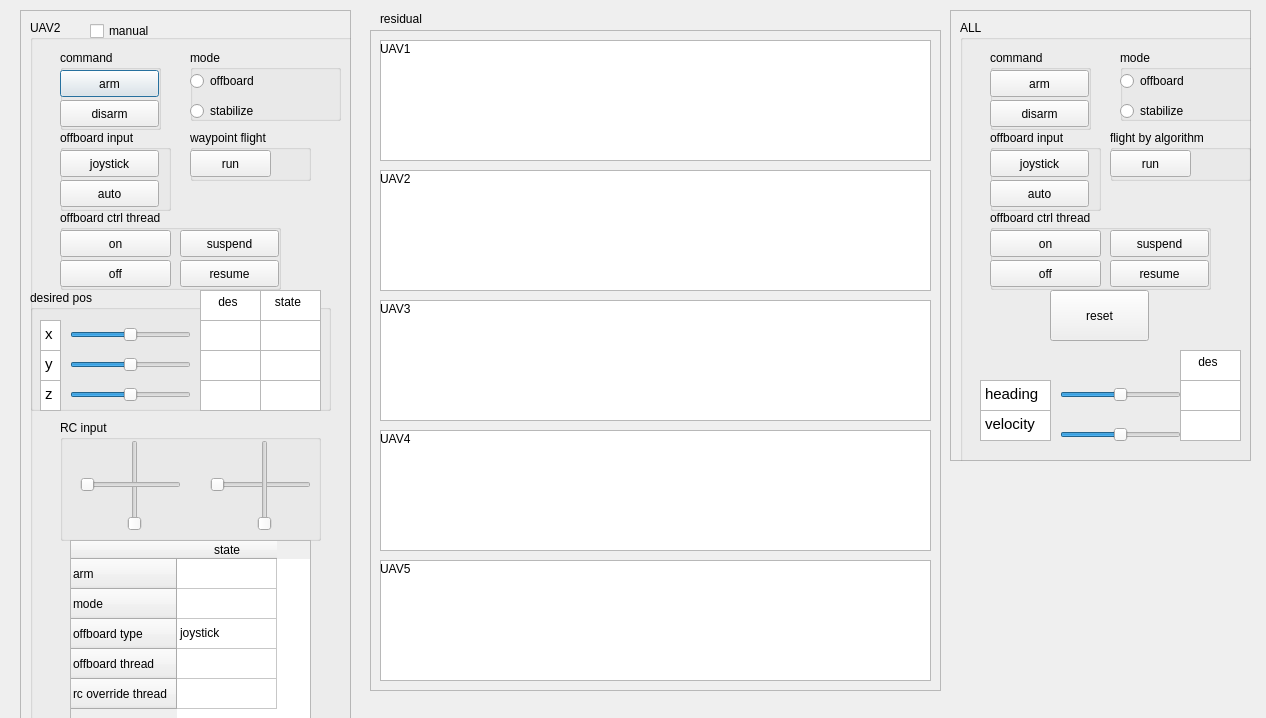
 <widget class="QDialog" name="Dialog">
  <property name="geometry">
   <rect>
    <x>0</x>
    <y>0</y>
    <width>1266</width>
    <height>718</height>
   </rect>
  </property>
  <property name="windowTitle">
   <string>Dialog</string>
  </property>
  <widget class="QFrame" name="frame">
   <property name="geometry">
    <rect>
     <x>370</x>
     <y>30</y>
     <width>571</width>
     <height>661</height>
    </rect>
   </property>
   <property name="frameShape">
    <enum>QFrame::StyledPanel</enum>
   </property>
   <property name="frameShadow">
    <enum>QFrame::Raised</enum>
   </property>
   <widget class="QGraphicsView" name="graphicsView_1">
    <property name="geometry">
     <rect>
      <x>10</x>
      <y>10</y>
      <width>551</width>
      <height>121</height>
     </rect>
    </property>
   </widget>
   <widget class="QGraphicsView" name="graphicsView_2">
    <property name="geometry">
     <rect>
      <x>10</x>
      <y>140</y>
      <width>551</width>
      <height>121</height>
     </rect>
    </property>
   </widget>
   <widget class="QGraphicsView" name="graphicsView_3">
    <property name="geometry">
     <rect>
      <x>10</x>
      <y>270</y>
      <width>551</width>
      <height>121</height>
     </rect>
    </property>
   </widget>
   <widget class="QGraphicsView" name="graphicsView_4">
    <property name="geometry">
     <rect>
      <x>10</x>
      <y>400</y>
      <width>551</width>
      <height>121</height>
     </rect>
    </property>
   </widget>
   <widget class="QGraphicsView" name="graphicsView_5">
    <property name="geometry">
     <rect>
      <x>10</x>
      <y>530</y>
      <width>551</width>
      <height>121</height>
     </rect>
    </property>
   </widget>
   <widget class="QLabel" name="label">
    <property name="geometry">
     <rect>
      <x>10</x>
      <y>10</y>
      <width>67</width>
      <height>17</height>
     </rect>
    </property>
    <property name="text">
     <string>UAV1</string>
    </property>
   </widget>
   <widget class="QLabel" name="label_2">
    <property name="geometry">
     <rect>
      <x>10</x>
      <y>140</y>
      <width>67</width>
      <height>17</height>
     </rect>
    </property>
    <property name="text">
     <string>UAV2</string>
    </property>
   </widget>
   <widget class="QLabel" name="label_3">
    <property name="geometry">
     <rect>
      <x>10</x>
      <y>270</y>
      <width>67</width>
      <height>17</height>
     </rect>
    </property>
    <property name="text">
     <string>UAV3</string>
    </property>
   </widget>
   <widget class="QLabel" name="label_4">
    <property name="geometry">
     <rect>
      <x>10</x>
      <y>400</y>
      <width>67</width>
      <height>17</height>
     </rect>
    </property>
    <property name="text">
     <string>UAV4</string>
    </property>
   </widget>
   <widget class="QLabel" name="label_5">
    <property name="geometry">
     <rect>
      <x>10</x>
      <y>530</y>
      <width>67</width>
      <height>17</height>
     </rect>
    </property>
    <property name="text">
     <string>UAV5</string>
    </property>
   </widget>
   <widget class="QFrame" name="frame_2">
    <property name="geometry">
     <rect>
      <x>0</x>
      <y>0</y>
      <width>571</width>
      <height>661</height>
     </rect>
    </property>
    <property name="frameShape">
     <enum>QFrame::StyledPanel</enum>
    </property>
    <property name="frameShadow">
     <enum>QFrame::Raised</enum>
    </property>
    <widget class="QGraphicsView" name="graphicsView_6">
     <property name="geometry">
      <rect>
       <x>10</x>
       <y>10</y>
       <width>551</width>
       <height>121</height>
      </rect>
     </property>
    </widget>
    <widget class="QGraphicsView" name="graphicsView_7">
     <property name="geometry">
      <rect>
       <x>10</x>
       <y>140</y>
       <width>551</width>
       <height>121</height>
      </rect>
     </property>
    </widget>
    <widget class="QGraphicsView" name="graphicsView_8">
     <property name="geometry">
      <rect>
       <x>10</x>
       <y>270</y>
       <width>551</width>
       <height>121</height>
      </rect>
     </property>
    </widget>
    <widget class="QGraphicsView" name="graphicsView_9">
     <property name="geometry">
      <rect>
       <x>10</x>
       <y>400</y>
       <width>551</width>
       <height>121</height>
      </rect>
     </property>
    </widget>
    <widget class="QGraphicsView" name="graphicsView_10">
     <property name="geometry">
      <rect>
       <x>10</x>
       <y>530</y>
       <width>551</width>
       <height>121</height>
      </rect>
     </property>
    </widget>
    <widget class="QLabel" name="label_7">
     <property name="geometry">
      <rect>
       <x>10</x>
       <y>10</y>
       <width>67</width>
       <height>17</height>
      </rect>
     </property>
     <property name="text">
      <string>UAV1</string>
     </property>
    </widget>
    <widget class="QLabel" name="label_8">
     <property name="geometry">
      <rect>
       <x>10</x>
       <y>140</y>
       <width>67</width>
       <height>17</height>
      </rect>
     </property>
     <property name="text">
      <string>UAV2</string>
     </property>
    </widget>
    <widget class="QLabel" name="label_9">
     <property name="geometry">
      <rect>
       <x>10</x>
       <y>270</y>
       <width>67</width>
       <height>17</height>
      </rect>
     </property>
     <property name="text">
      <string>UAV3</string>
     </property>
    </widget>
    <widget class="QLabel" name="label_10">
     <property name="geometry">
      <rect>
       <x>10</x>
       <y>400</y>
       <width>67</width>
       <height>17</height>
      </rect>
     </property>
     <property name="text">
      <string>UAV4</string>
     </property>
    </widget>
    <widget class="QLabel" name="label_11">
     <property name="geometry">
      <rect>
       <x>10</x>
       <y>530</y>
       <width>67</width>
       <height>17</height>
      </rect>
     </property>
     <property name="text">
      <string>UAV5</string>
     </property>
    </widget>
   </widget>
  </widget>
  <widget class="QLabel" name="label_6">
   <property name="geometry">
    <rect>
     <x>380</x>
     <y>10</y>
     <width>67</width>
     <height>17</height>
    </rect>
   </property>
   <property name="text">
    <string>residual</string>
   </property>
  </widget>
  <widget class="QFrame" name="frame_3">
   <property name="geometry">
    <rect>
     <x>20</x>
     <y>10</y>
     <width>331</width>
     <height>711</height>
    </rect>
   </property>
   <property name="frameShape">
    <enum>QFrame::StyledPanel</enum>
   </property>
   <property name="frameShadow">
    <enum>QFrame::Raised</enum>
   </property>
   <widget class="QGroupBox" name="groupBox_4">
    <property name="geometry">
     <rect>
      <x>10</x>
      <y>10</y>
      <width>331</width>
      <height>701</height>
     </rect>
    </property>
    <property name="title">
     <string>UAV2</string>
    </property>
    <widget class="QGroupBox" name="groupBox_7">
     <property name="geometry">
      <rect>
       <x>0</x>
       <y>270</y>
       <width>301</width>
       <height>121</height>
      </rect>
     </property>
     <property name="title">
      <string>desired pos</string>
     </property>
     <widget class="QSlider" name="horizontalSlider_des_x_1">
      <property name="geometry">
       <rect>
        <x>40</x>
        <y>30</y>
        <width>121</width>
        <height>29</height>
       </rect>
      </property>
      <property name="minimum">
       <number>-20</number>
      </property>
      <property name="maximum">
       <number>20</number>
      </property>
      <property name="value">
       <number>0</number>
      </property>
      <property name="sliderPosition">
       <number>0</number>
      </property>
      <property name="orientation">
       <enum>Qt::Horizontal</enum>
      </property>
     </widget>
     <widget class="QSlider" name="horizontalSlider_des_y_1">
      <property name="geometry">
       <rect>
        <x>40</x>
        <y>60</y>
        <width>121</width>
        <height>29</height>
       </rect>
      </property>
      <property name="minimum">
       <number>-20</number>
      </property>
      <property name="maximum">
       <number>20</number>
      </property>
      <property name="value">
       <number>0</number>
      </property>
      <property name="orientation">
       <enum>Qt::Horizontal</enum>
      </property>
     </widget>
     <widget class="QSlider" name="horizontalSlider_des_z_1">
      <property name="geometry">
       <rect>
        <x>40</x>
        <y>90</y>
        <width>121</width>
        <height>29</height>
       </rect>
      </property>
      <property name="minimum">
       <number>-20</number>
      </property>
      <property name="maximum">
       <number>20</number>
      </property>
      <property name="value">
       <number>0</number>
      </property>
      <property name="orientation">
       <enum>Qt::Horizontal</enum>
      </property>
     </widget>
     <widget class="QTextEdit" name="textEdit">
      <property name="geometry">
       <rect>
        <x>10</x>
        <y>30</y>
        <width>21</width>
        <height>31</height>
       </rect>
      </property>
      <property name="html">
       <string>&lt;!DOCTYPE HTML PUBLIC &quot;-//W3C//DTD HTML 4.0//EN&quot; &quot;http://www.w3.org/TR/REC-html40/strict.dtd&quot;&gt;
&lt;html&gt;&lt;head&gt;&lt;meta name=&quot;qrichtext&quot; content=&quot;1&quot; /&gt;&lt;style type=&quot;text/css&quot;&gt;
p, li { white-space: pre-wrap; }
&lt;/style&gt;&lt;/head&gt;&lt;body style=&quot; font-family:'Ubuntu'; font-size:11pt; font-weight:400; font-style:normal;&quot;&gt;
&lt;p style=&quot; margin-top:0px; margin-bottom:0px; margin-left:0px; margin-right:0px; -qt-block-indent:0; text-indent:0px;&quot;&gt;x&lt;/p&gt;&lt;/body&gt;&lt;/html&gt;</string>
      </property>
     </widget>
     <widget class="QTextEdit" name="textEdit_2">
      <property name="geometry">
       <rect>
        <x>10</x>
        <y>60</y>
        <width>21</width>
        <height>31</height>
       </rect>
      </property>
      <property name="html">
       <string>&lt;!DOCTYPE HTML PUBLIC &quot;-//W3C//DTD HTML 4.0//EN&quot; &quot;http://www.w3.org/TR/REC-html40/strict.dtd&quot;&gt;
&lt;html&gt;&lt;head&gt;&lt;meta name=&quot;qrichtext&quot; content=&quot;1&quot; /&gt;&lt;style type=&quot;text/css&quot;&gt;
p, li { white-space: pre-wrap; }
&lt;/style&gt;&lt;/head&gt;&lt;body style=&quot; font-family:'Ubuntu'; font-size:11pt; font-weight:400; font-style:normal;&quot;&gt;
&lt;p style=&quot; margin-top:0px; margin-bottom:0px; margin-left:0px; margin-right:0px; -qt-block-indent:0; text-indent:0px;&quot;&gt;y&lt;/p&gt;&lt;/body&gt;&lt;/html&gt;</string>
      </property>
     </widget>
     <widget class="QTextEdit" name="textEdit_3">
      <property name="geometry">
       <rect>
        <x>10</x>
        <y>90</y>
        <width>21</width>
        <height>31</height>
       </rect>
      </property>
      <property name="html">
       <string>&lt;!DOCTYPE HTML PUBLIC &quot;-//W3C//DTD HTML 4.0//EN&quot; &quot;http://www.w3.org/TR/REC-html40/strict.dtd&quot;&gt;
&lt;html&gt;&lt;head&gt;&lt;meta name=&quot;qrichtext&quot; content=&quot;1&quot; /&gt;&lt;style type=&quot;text/css&quot;&gt;
p, li { white-space: pre-wrap; }
&lt;/style&gt;&lt;/head&gt;&lt;body style=&quot; font-family:'Ubuntu'; font-size:11pt; font-weight:400; font-style:normal;&quot;&gt;
&lt;p style=&quot; margin-top:0px; margin-bottom:0px; margin-left:0px; margin-right:0px; -qt-block-indent:0; text-indent:0px;&quot;&gt;z&lt;/p&gt;&lt;/body&gt;&lt;/html&gt;</string>
      </property>
     </widget>
     <widget class="QPlainTextEdit" name="plainTextEdit_des_z_1">
      <property name="geometry">
       <rect>
        <x>170</x>
        <y>90</y>
        <width>61</width>
        <height>31</height>
       </rect>
      </property>
      <property name="plainText">
       <string/>
      </property>
     </widget>
     <widget class="QPlainTextEdit" name="plainTextEdit_des_x_1">
      <property name="geometry">
       <rect>
        <x>170</x>
        <y>30</y>
        <width>61</width>
        <height>31</height>
       </rect>
      </property>
      <property name="verticalScrollBarPolicy">
       <enum>Qt::ScrollBarAsNeeded</enum>
      </property>
      <property name="horizontalScrollBarPolicy">
       <enum>Qt::ScrollBarAlwaysOff</enum>
      </property>
      <property name="plainText">
       <string/>
      </property>
     </widget>
     <widget class="QPlainTextEdit" name="plainTextEdit_des_y_1">
      <property name="geometry">
       <rect>
        <x>170</x>
        <y>60</y>
        <width>61</width>
        <height>31</height>
       </rect>
      </property>
      <property name="plainText">
       <string/>
      </property>
     </widget>
     <widget class="QPlainTextEdit" name="plainTextEdit_state_x_1">
      <property name="geometry">
       <rect>
        <x>230</x>
        <y>30</y>
        <width>61</width>
        <height>31</height>
       </rect>
      </property>
      <property name="verticalScrollBarPolicy">
       <enum>Qt::ScrollBarAsNeeded</enum>
      </property>
      <property name="horizontalScrollBarPolicy">
       <enum>Qt::ScrollBarAlwaysOff</enum>
      </property>
      <property name="plainText">
       <string/>
      </property>
     </widget>
     <widget class="QPlainTextEdit" name="plainTextEdit_state_y_1">
      <property name="geometry">
       <rect>
        <x>230</x>
        <y>60</y>
        <width>61</width>
        <height>31</height>
       </rect>
      </property>
      <property name="plainText">
       <string/>
      </property>
     </widget>
     <widget class="QPlainTextEdit" name="plainTextEdit_state_z_1">
      <property name="geometry">
       <rect>
        <x>230</x>
        <y>90</y>
        <width>61</width>
        <height>31</height>
       </rect>
      </property>
      <property name="plainText">
       <string/>
      </property>
     </widget>
     <widget class="QPlainTextEdit" name="plainTextEdit_des_x_6">
      <property name="geometry">
       <rect>
        <x>170</x>
        <y>0</y>
        <width>61</width>
        <height>31</height>
       </rect>
      </property>
      <property name="verticalScrollBarPolicy">
       <enum>Qt::ScrollBarAsNeeded</enum>
      </property>
      <property name="horizontalScrollBarPolicy">
       <enum>Qt::ScrollBarAlwaysOff</enum>
      </property>
      <property name="plainText">
       <string>    des</string>
      </property>
     </widget>
     <widget class="QPlainTextEdit" name="plainTextEdit_des_x_7">
      <property name="geometry">
       <rect>
        <x>230</x>
        <y>0</y>
        <width>61</width>
        <height>31</height>
       </rect>
      </property>
      <property name="verticalScrollBarPolicy">
       <enum>Qt::ScrollBarAsNeeded</enum>
      </property>
      <property name="horizontalScrollBarPolicy">
       <enum>Qt::ScrollBarAlwaysOff</enum>
      </property>
      <property name="plainText">
       <string>   state</string>
      </property>
     </widget>
    </widget>
    <widget class="QGroupBox" name="groupBox_2">
     <property name="geometry">
      <rect>
       <x>30</x>
       <y>400</y>
       <width>261</width>
       <height>121</height>
      </rect>
     </property>
     <property name="title">
      <string>RC input</string>
     </property>
     <widget class="QSlider" name="verticalSlider_pitch_1">
      <property name="geometry">
       <rect>
        <x>60</x>
        <y>20</y>
        <width>29</width>
        <height>91</height>
       </rect>
      </property>
      <property name="orientation">
       <enum>Qt::Vertical</enum>
      </property>
     </widget>
     <widget class="QSlider" name="horizontalSlider_roll_1">
      <property name="geometry">
       <rect>
        <x>150</x>
        <y>50</y>
        <width>101</width>
        <height>29</height>
       </rect>
      </property>
      <property name="orientation">
       <enum>Qt::Horizontal</enum>
      </property>
     </widget>
     <widget class="QSlider" name="verticalSlider_throttle_1">
      <property name="geometry">
       <rect>
        <x>190</x>
        <y>20</y>
        <width>29</width>
        <height>91</height>
       </rect>
      </property>
      <property name="orientation">
       <enum>Qt::Vertical</enum>
      </property>
     </widget>
     <widget class="QSlider" name="horizontalSlider_yaw_1">
      <property name="geometry">
       <rect>
        <x>20</x>
        <y>50</y>
        <width>101</width>
        <height>29</height>
       </rect>
      </property>
      <property name="orientation">
       <enum>Qt::Horizontal</enum>
      </property>
     </widget>
    </widget>
    <widget class="QGroupBox" name="groupBox_arm">
     <property name="geometry">
      <rect>
       <x>30</x>
       <y>30</y>
       <width>101</width>
       <height>80</height>
      </rect>
     </property>
     <property name="title">
      <string>command</string>
     </property>
     <widget class="QPushButton" name="pushButton_arm_2">
      <property name="geometry">
       <rect>
        <x>0</x>
        <y>20</y>
        <width>99</width>
        <height>27</height>
       </rect>
      </property>
      <property name="text">
       <string>arm</string>
      </property>
     </widget>
     <widget class="QPushButton" name="pushButton_disarm">
      <property name="geometry">
       <rect>
        <x>0</x>
        <y>50</y>
        <width>99</width>
        <height>27</height>
       </rect>
      </property>
      <property name="text">
       <string>disarm</string>
      </property>
     </widget>
    </widget>
    <widget class="QGroupBox" name="groupBox_3">
     <property name="geometry">
      <rect>
       <x>30</x>
       <y>190</y>
       <width>221</width>
       <height>80</height>
      </rect>
     </property>
     <property name="title">
      <string>offboard ctrl thread</string>
     </property>
     <widget class="QPushButton" name="pushButton">
      <property name="geometry">
       <rect>
        <x>0</x>
        <y>20</y>
        <width>111</width>
        <height>27</height>
       </rect>
      </property>
      <property name="text">
       <string>on</string>
      </property>
     </widget>
     <widget class="QPushButton" name="pushButton_2">
      <property name="geometry">
       <rect>
        <x>0</x>
        <y>50</y>
        <width>111</width>
        <height>27</height>
       </rect>
      </property>
      <property name="text">
       <string>off</string>
      </property>
     </widget>
     <widget class="QPushButton" name="pushButton_3">
      <property name="geometry">
       <rect>
        <x>120</x>
        <y>20</y>
        <width>99</width>
        <height>27</height>
       </rect>
      </property>
      <property name="text">
       <string>suspend</string>
      </property>
     </widget>
     <widget class="QPushButton" name="pushButton_4">
      <property name="geometry">
       <rect>
        <x>120</x>
        <y>50</y>
        <width>99</width>
        <height>27</height>
       </rect>
      </property>
      <property name="text">
       <string>resume</string>
      </property>
     </widget>
    </widget>
    <widget class="QTableWidget" name="tableWidget">
     <property name="geometry">
      <rect>
       <x>40</x>
       <y>520</y>
       <width>241</width>
       <height>181</height>
      </rect>
     </property>
     <row>
      <property name="text">
       <string>arm</string>
      </property>
     </row>
     <row>
      <property name="text">
       <string>mode</string>
      </property>
     </row>
     <row>
      <property name="text">
       <string>offboard type</string>
      </property>
     </row>
     <row>
      <property name="text">
       <string>offboard thread</string>
      </property>
     </row>
     <row>
      <property name="text">
       <string>rc override thread</string>
      </property>
     </row>
     <column>
      <property name="text">
       <string>state</string>
      </property>
     </column>
     <item row="1" column="0">
      <property name="text">
       <string/>
      </property>
     </item>
     <item row="2" column="0">
      <property name="text">
       <string>joystick</string>
      </property>
     </item>
    </widget>
    <widget class="QGroupBox" name="groupBox_8">
     <property name="geometry">
      <rect>
       <x>160</x>
       <y>110</y>
       <width>121</width>
       <height>51</height>
      </rect>
     </property>
     <property name="title">
      <string>waypoint flight</string>
     </property>
     <widget class="QPushButton" name="pushButton_11">
      <property name="geometry">
       <rect>
        <x>0</x>
        <y>20</y>
        <width>81</width>
        <height>27</height>
       </rect>
      </property>
      <property name="text">
       <string>run</string>
      </property>
     </widget>
    </widget>
    <widget class="QGroupBox" name="groupBox_6">
     <property name="geometry">
      <rect>
       <x>30</x>
       <y>110</y>
       <width>111</width>
       <height>81</height>
      </rect>
     </property>
     <property name="title">
      <string>offboard input</string>
     </property>
     <widget class="QPushButton" name="pushButton_9">
      <property name="geometry">
       <rect>
        <x>0</x>
        <y>20</y>
        <width>99</width>
        <height>27</height>
       </rect>
      </property>
      <property name="text">
       <string>joystick</string>
      </property>
     </widget>
     <widget class="QPushButton" name="pushButton_10">
      <property name="geometry">
       <rect>
        <x>0</x>
        <y>50</y>
        <width>99</width>
        <height>27</height>
       </rect>
      </property>
      <property name="text">
       <string>auto</string>
      </property>
     </widget>
    </widget>
    <widget class="QGroupBox" name="groupBox">
     <property name="geometry">
      <rect>
       <x>160</x>
       <y>30</y>
       <width>151</width>
       <height>71</height>
      </rect>
     </property>
     <property name="title">
      <string>mode</string>
     </property>
     <widget class="QRadioButton" name="radioButton_offboard">
      <property name="geometry">
       <rect>
        <x>0</x>
        <y>20</y>
        <width>117</width>
        <height>22</height>
       </rect>
      </property>
      <property name="text">
       <string>offboard</string>
      </property>
     </widget>
     <widget class="QRadioButton" name="radioButton_stabilize">
      <property name="geometry">
       <rect>
        <x>0</x>
        <y>50</y>
        <width>117</width>
        <height>22</height>
       </rect>
      </property>
      <property name="text">
       <string>stabilize</string>
      </property>
     </widget>
    </widget>
    <widget class="QCheckBox" name="checkBox_manual">
     <property name="geometry">
      <rect>
       <x>60</x>
       <y>0</y>
       <width>111</width>
       <height>22</height>
      </rect>
     </property>
     <property name="text">
      <string>manual</string>
     </property>
    </widget>
   </widget>
  </widget>
  <widget class="QFrame" name="frame_4">
   <property name="geometry">
    <rect>
     <x>950</x>
     <y>10</y>
     <width>301</width>
     <height>451</height>
    </rect>
   </property>
   <property name="frameShape">
    <enum>QFrame::StyledPanel</enum>
   </property>
   <property name="frameShadow">
    <enum>QFrame::Raised</enum>
   </property>
   <widget class="QGroupBox" name="groupBox_22">
    <property name="geometry">
     <rect>
      <x>10</x>
      <y>10</y>
      <width>301</width>
      <height>461</height>
     </rect>
    </property>
    <property name="title">
     <string>ALL</string>
    </property>
    <widget class="QGroupBox" name="groupBox_arm_5">
     <property name="geometry">
      <rect>
       <x>30</x>
       <y>30</y>
       <width>101</width>
       <height>80</height>
      </rect>
     </property>
     <property name="title">
      <string>command</string>
     </property>
     <widget class="QPushButton" name="pushButton_arm_5">
      <property name="geometry">
       <rect>
        <x>0</x>
        <y>20</y>
        <width>99</width>
        <height>27</height>
       </rect>
      </property>
      <property name="text">
       <string>arm</string>
      </property>
     </widget>
     <widget class="QPushButton" name="pushButton_disarm_5">
      <property name="geometry">
       <rect>
        <x>0</x>
        <y>50</y>
        <width>99</width>
        <height>27</height>
       </rect>
      </property>
      <property name="text">
       <string>disarm</string>
      </property>
     </widget>
    </widget>
    <widget class="QGroupBox" name="groupBox_31">
     <property name="geometry">
      <rect>
       <x>30</x>
       <y>190</y>
       <width>221</width>
       <height>80</height>
      </rect>
     </property>
     <property name="title">
      <string>offboard ctrl thread</string>
     </property>
     <widget class="QPushButton" name="pushButton_30">
      <property name="geometry">
       <rect>
        <x>0</x>
        <y>20</y>
        <width>111</width>
        <height>27</height>
       </rect>
      </property>
      <property name="text">
       <string>on</string>
      </property>
     </widget>
     <widget class="QPushButton" name="pushButton_31">
      <property name="geometry">
       <rect>
        <x>0</x>
        <y>50</y>
        <width>111</width>
        <height>27</height>
       </rect>
      </property>
      <property name="text">
       <string>off</string>
      </property>
     </widget>
     <widget class="QPushButton" name="pushButton_32">
      <property name="geometry">
       <rect>
        <x>120</x>
        <y>20</y>
        <width>99</width>
        <height>27</height>
       </rect>
      </property>
      <property name="text">
       <string>suspend</string>
      </property>
     </widget>
     <widget class="QPushButton" name="pushButton_33">
      <property name="geometry">
       <rect>
        <x>120</x>
        <y>50</y>
        <width>99</width>
        <height>27</height>
       </rect>
      </property>
      <property name="text">
       <string>resume</string>
      </property>
     </widget>
    </widget>
    <widget class="QGroupBox" name="groupBox_32">
     <property name="geometry">
      <rect>
       <x>150</x>
       <y>110</y>
       <width>141</width>
       <height>51</height>
      </rect>
     </property>
     <property name="title">
      <string>flight by algorithm</string>
     </property>
     <widget class="QPushButton" name="pushButton_34">
      <property name="geometry">
       <rect>
        <x>0</x>
        <y>20</y>
        <width>81</width>
        <height>27</height>
       </rect>
      </property>
      <property name="text">
       <string>run</string>
      </property>
     </widget>
    </widget>
    <widget class="QGroupBox" name="groupBox_33">
     <property name="geometry">
      <rect>
       <x>30</x>
       <y>110</y>
       <width>111</width>
       <height>81</height>
      </rect>
     </property>
     <property name="title">
      <string>offboard input</string>
     </property>
     <widget class="QPushButton" name="pushButton_35">
      <property name="geometry">
       <rect>
        <x>0</x>
        <y>20</y>
        <width>99</width>
        <height>27</height>
       </rect>
      </property>
      <property name="text">
       <string>joystick</string>
      </property>
     </widget>
     <widget class="QPushButton" name="pushButton_36">
      <property name="geometry">
       <rect>
        <x>0</x>
        <y>50</y>
        <width>99</width>
        <height>27</height>
       </rect>
      </property>
      <property name="text">
       <string>auto</string>
      </property>
     </widget>
    </widget>
    <widget class="QGroupBox" name="groupBox_34">
     <property name="geometry">
      <rect>
       <x>160</x>
       <y>30</y>
       <width>151</width>
       <height>71</height>
      </rect>
     </property>
     <property name="title">
      <string>mode</string>
     </property>
     <widget class="QRadioButton" name="radioButton_offboard_5">
      <property name="geometry">
       <rect>
        <x>0</x>
        <y>20</y>
        <width>117</width>
        <height>22</height>
       </rect>
      </property>
      <property name="text">
       <string>offboard</string>
      </property>
     </widget>
     <widget class="QRadioButton" name="radioButton_stabilize_5">
      <property name="geometry">
       <rect>
        <x>0</x>
        <y>50</y>
        <width>117</width>
        <height>22</height>
       </rect>
      </property>
      <property name="text">
       <string>stabilize</string>
      </property>
     </widget>
    </widget>
    <widget class="QPushButton" name="pushButton_12">
     <property name="geometry">
      <rect>
       <x>90</x>
       <y>270</y>
       <width>99</width>
       <height>51</height>
      </rect>
     </property>
     <property name="text">
      <string>reset</string>
     </property>
    </widget>
    <widget class="QTextEdit" name="textEdit_11">
     <property name="geometry">
      <rect>
       <x>20</x>
       <y>390</y>
       <width>71</width>
       <height>31</height>
      </rect>
     </property>
     <property name="html">
      <string>&lt;!DOCTYPE HTML PUBLIC &quot;-//W3C//DTD HTML 4.0//EN&quot; &quot;http://www.w3.org/TR/REC-html40/strict.dtd&quot;&gt;
&lt;html&gt;&lt;head&gt;&lt;meta name=&quot;qrichtext&quot; content=&quot;1&quot; /&gt;&lt;style type=&quot;text/css&quot;&gt;
p, li { white-space: pre-wrap; }
&lt;/style&gt;&lt;/head&gt;&lt;body style=&quot; font-family:'Ubuntu'; font-size:11pt; font-weight:400; font-style:normal;&quot;&gt;
&lt;p style=&quot; margin-top:0px; margin-bottom:0px; margin-left:0px; margin-right:0px; -qt-block-indent:0; text-indent:0px;&quot;&gt;velocity&lt;/p&gt;&lt;/body&gt;&lt;/html&gt;</string>
     </property>
    </widget>
    <widget class="QPlainTextEdit" name="plainTextEdit_des_x_12">
     <property name="geometry">
      <rect>
       <x>220</x>
       <y>330</y>
       <width>61</width>
       <height>31</height>
      </rect>
     </property>
     <property name="verticalScrollBarPolicy">
      <enum>Qt::ScrollBarAsNeeded</enum>
     </property>
     <property name="horizontalScrollBarPolicy">
      <enum>Qt::ScrollBarAlwaysOff</enum>
     </property>
     <property name="plainText">
      <string>    des</string>
     </property>
    </widget>
    <widget class="QPlainTextEdit" name="plainTextEdit_formation_heading">
     <property name="geometry">
      <rect>
       <x>220</x>
       <y>360</y>
       <width>61</width>
       <height>31</height>
      </rect>
     </property>
     <property name="verticalScrollBarPolicy">
      <enum>Qt::ScrollBarAsNeeded</enum>
     </property>
     <property name="horizontalScrollBarPolicy">
      <enum>Qt::ScrollBarAlwaysOff</enum>
     </property>
     <property name="plainText">
      <string/>
     </property>
    </widget>
    <widget class="QTextEdit" name="textEdit_10">
     <property name="geometry">
      <rect>
       <x>20</x>
       <y>360</y>
       <width>71</width>
       <height>31</height>
      </rect>
     </property>
     <property name="html">
      <string>&lt;!DOCTYPE HTML PUBLIC &quot;-//W3C//DTD HTML 4.0//EN&quot; &quot;http://www.w3.org/TR/REC-html40/strict.dtd&quot;&gt;
&lt;html&gt;&lt;head&gt;&lt;meta name=&quot;qrichtext&quot; content=&quot;1&quot; /&gt;&lt;style type=&quot;text/css&quot;&gt;
p, li { white-space: pre-wrap; }
&lt;/style&gt;&lt;/head&gt;&lt;body style=&quot; font-family:'Ubuntu'; font-size:11pt; font-weight:400; font-style:normal;&quot;&gt;
&lt;p style=&quot; margin-top:0px; margin-bottom:0px; margin-left:0px; margin-right:0px; -qt-block-indent:0; text-indent:0px;&quot;&gt;heading&lt;/p&gt;&lt;/body&gt;&lt;/html&gt;</string>
     </property>
    </widget>
    <widget class="QSlider" name="horizontalSlider_velocity">
     <property name="geometry">
      <rect>
       <x>100</x>
       <y>400</y>
       <width>121</width>
       <height>29</height>
      </rect>
     </property>
     <property name="minimum">
      <number>-20</number>
     </property>
     <property name="maximum">
      <number>20</number>
     </property>
     <property name="value">
      <number>0</number>
     </property>
     <property name="orientation">
      <enum>Qt::Horizontal</enum>
     </property>
    </widget>
    <widget class="QPlainTextEdit" name="plainTextEdit_formation_velocity">
     <property name="geometry">
      <rect>
       <x>220</x>
       <y>390</y>
       <width>61</width>
       <height>31</height>
      </rect>
     </property>
     <property name="plainText">
      <string/>
     </property>
    </widget>
    <widget class="QSlider" name="horizontalSlider_heading">
     <property name="geometry">
      <rect>
       <x>100</x>
       <y>360</y>
       <width>121</width>
       <height>29</height>
      </rect>
     </property>
     <property name="minimum">
      <number>-90</number>
     </property>
     <property name="maximum">
      <number>90</number>
     </property>
     <property name="value">
      <number>0</number>
     </property>
     <property name="sliderPosition">
      <number>0</number>
     </property>
     <property name="orientation">
      <enum>Qt::Horizontal</enum>
     </property>
    </widget>
   </widget>
  </widget>
 </widget>
